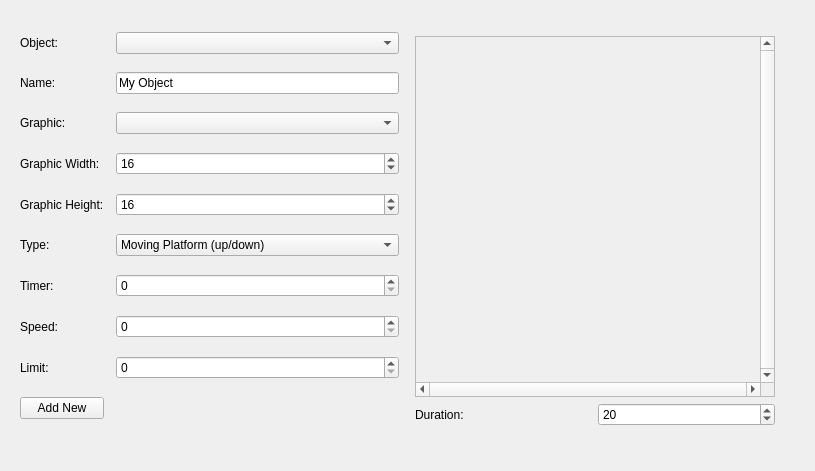
<?xml version="1.0" encoding="UTF-8"?>
<ui version="4.0">
 <class>object_tab</class>
 <widget class="QWidget" name="object_tab">
  <property name="geometry">
   <rect>
    <x>0</x>
    <y>0</y>
    <width>815</width>
    <height>471</height>
   </rect>
  </property>
  <property name="windowTitle">
   <string>Form</string>
  </property>
  <layout class="QGridLayout" name="gridLayout">
   <item row="0" column="0">
    <widget class="QWidget" name="horizontalWidget_2" native="true">
     <property name="sizePolicy">
      <sizepolicy hsizetype="Expanding" vsizetype="Expanding">
       <horstretch>0</horstretch>
       <verstretch>0</verstretch>
      </sizepolicy>
     </property>
     <property name="styleSheet">
      <string notr="true"/>
     </property>
     <layout class="QHBoxLayout" name="horizontalLayout_14">
      <property name="sizeConstraint">
       <enum>QLayout::SetNoConstraint</enum>
      </property>
      <property name="rightMargin">
       <number>20</number>
      </property>
      <item>
       <layout class="QGridLayout" name="gridLayout_13">
        <property name="bottomMargin">
         <number>20</number>
        </property>
        <item row="4" column="0" colspan="2">
         <widget class="QLabel" name="label_52">
          <property name="text">
           <string>Graphic Width: </string>
          </property>
         </widget>
        </item>
        <item row="5" column="2">
         <widget class="QSpinBox" name="graphic_h">
          <property name="minimum">
           <number>8</number>
          </property>
          <property name="maximum">
           <number>64</number>
          </property>
          <property name="value">
           <number>16</number>
          </property>
         </widget>
        </item>
        <item row="5" column="0">
         <widget class="QLabel" name="label_56">
          <property name="text">
           <string>Graphic Height:</string>
          </property>
         </widget>
        </item>
        <item row="3" column="2">
         <widget class="QComboBox" name="graphicfile_combo"/>
        </item>
        <item row="4" column="2">
         <widget class="QSpinBox" name="graphic_w">
          <property name="minimum">
           <number>8</number>
          </property>
          <property name="maximum">
           <number>64</number>
          </property>
          <property name="value">
           <number>16</number>
          </property>
         </widget>
        </item>
        <item row="1" column="0">
         <widget class="QLabel" name="label_58">
          <property name="text">
           <string>Name:</string>
          </property>
         </widget>
        </item>
        <item row="3" column="0">
         <widget class="QLabel" name="label_59">
          <property name="text">
           <string>Graphic:</string>
          </property>
         </widget>
        </item>
        <item row="6" column="2">
         <widget class="QComboBox" name="type_combo">
          <item>
           <property name="text">
            <string>Moving Platform (up/down)</string>
           </property>
          </item>
          <item>
           <property name="text">
            <string>Moving platform (left/right)</string>
           </property>
          </item>
          <item>
           <property name="text">
            <string>Disapearing Block</string>
           </property>
          </item>
          <item>
           <property name="text">
            <string>Energy Tank</string>
           </property>
          </item>
          <item>
           <property name="text">
            <string>Weapons Tank</string>
           </property>
          </item>
          <item>
           <property name="text">
            <string>Energy Pill (big)</string>
           </property>
          </item>
          <item>
           <property name="text">
            <string>Weapons Pill (big)</string>
           </property>
          </item>
          <item>
           <property name="text">
            <string>Enegy Pill (small)</string>
           </property>
          </item>
          <item>
           <property name="text">
            <string>Weapons Pill (small)</string>
           </property>
          </item>
          <item>
           <property name="text">
            <string>1 UP</string>
           </property>
          </item>
          <item>
           <property name="text">
            <string>Faller Platform</string>
           </property>
          </item>
          <item>
           <property name="text">
            <string>Flyier Platform</string>
           </property>
          </item>
         </widget>
        </item>
        <item row="6" column="0">
         <widget class="QLabel" name="label_60">
          <property name="text">
           <string>Type:</string>
          </property>
         </widget>
        </item>
        <item row="7" column="0">
         <widget class="QLabel" name="label_61">
          <property name="text">
           <string>Timer:</string>
          </property>
         </widget>
        </item>
        <item row="9" column="0">
         <widget class="QLabel" name="label_62">
          <property name="text">
           <string>Limit:</string>
          </property>
         </widget>
        </item>
        <item row="7" column="2">
         <widget class="QSpinBox" name="timer">
          <property name="maximum">
           <number>99999</number>
          </property>
         </widget>
        </item>
        <item row="9" column="2">
         <widget class="QSpinBox" name="limit">
          <property name="maximum">
           <number>99999</number>
          </property>
         </widget>
        </item>
        <item row="8" column="2">
         <widget class="QSpinBox" name="speed">
          <property name="maximum">
           <number>99999</number>
          </property>
         </widget>
        </item>
        <item row="8" column="0">
         <widget class="QLabel" name="label_63">
          <property name="text">
           <string>Speed:</string>
          </property>
         </widget>
        </item>
        <item row="10" column="0">
         <widget class="QPushButton" name="add_new_pushbutton">
          <property name="text">
           <string>Add New</string>
          </property>
         </widget>
        </item>
        <item row="0" column="0">
         <widget class="QLabel" name="label">
          <property name="text">
           <string>Object:</string>
          </property>
         </widget>
        </item>
        <item row="0" column="2">
         <widget class="QComboBox" name="objectlist_combo"/>
        </item>
        <item row="1" column="2">
         <widget class="QLineEdit" name="name">
          <property name="text">
           <string>My Object</string>
          </property>
         </widget>
        </item>
       </layout>
      </item>
      <item>
       <widget class="QWidget" name="verticalWidget_2" native="true">
        <property name="sizePolicy">
         <sizepolicy hsizetype="Ignored" vsizetype="Ignored">
          <horstretch>0</horstretch>
          <verstretch>0</verstretch>
         </sizepolicy>
        </property>
        <property name="maximumSize">
         <size>
          <width>16777215</width>
          <height>400</height>
         </size>
        </property>
        <property name="styleSheet">
         <string notr="true"/>
        </property>
        <layout class="QVBoxLayout" name="verticalLayout_9">
         <property name="leftMargin">
          <number>10</number>
         </property>
         <property name="topMargin">
          <number>1</number>
         </property>
         <item>
          <widget class="QWidget" name="verticalWidget_3" native="true">
           <property name="sizePolicy">
            <sizepolicy hsizetype="Ignored" vsizetype="Ignored">
             <horstretch>0</horstretch>
             <verstretch>0</verstretch>
            </sizepolicy>
           </property>
           <property name="styleSheet">
            <string notr="true"/>
           </property>
           <layout class="QVBoxLayout" name="verticalLayout_10">
            <property name="margin">
             <number>0</number>
            </property>
            <item>
             <widget class="QScrollArea" name="scrollArea_5">
              <property name="sizePolicy">
               <sizepolicy hsizetype="Expanding" vsizetype="Expanding">
                <horstretch>0</horstretch>
                <verstretch>0</verstretch>
               </sizepolicy>
              </property>
              <property name="verticalScrollBarPolicy">
               <enum>Qt::ScrollBarAlwaysOn</enum>
              </property>
              <property name="horizontalScrollBarPolicy">
               <enum>Qt::ScrollBarAlwaysOn</enum>
              </property>
              <property name="widgetResizable">
               <bool>false</bool>
              </property>
              <widget class="QWidget" name="scrollAreaWidgetContents_5">
               <property name="geometry">
                <rect>
                 <x>0</x>
                 <y>0</y>
                 <width>334</width>
                 <height>305</height>
                </rect>
               </property>
               <property name="sizePolicy">
                <sizepolicy hsizetype="Expanding" vsizetype="Expanding">
                 <horstretch>100</horstretch>
                 <verstretch>100</verstretch>
                </sizepolicy>
               </property>
               <property name="autoFillBackground">
                <bool>false</bool>
               </property>
               <widget class="npcPreviewArea" name="object_preview_area" native="true">
                <property name="geometry">
                 <rect>
                  <x>0</x>
                  <y>0</y>
                  <width>181</width>
                  <height>171</height>
                 </rect>
                </property>
                <property name="styleSheet">
                 <string notr="true"/>
                </property>
               </widget>
              </widget>
             </widget>
            </item>
           </layout>
          </widget>
         </item>
         <item>
          <layout class="QHBoxLayout" name="horizontalLayout_15">
           <item>
            <widget class="QLabel" name="label_64">
             <property name="sizePolicy">
              <sizepolicy hsizetype="Minimum" vsizetype="Minimum">
               <horstretch>0</horstretch>
               <verstretch>0</verstretch>
              </sizepolicy>
             </property>
             <property name="text">
              <string>Duration:</string>
             </property>
            </widget>
           </item>
           <item>
            <widget class="QSpinBox" name="spinBox_2">
             <property name="minimum">
              <number>5</number>
             </property>
             <property name="maximum">
              <number>9999</number>
             </property>
             <property name="value">
              <number>20</number>
             </property>
            </widget>
           </item>
          </layout>
         </item>
        </layout>
       </widget>
      </item>
     </layout>
    </widget>
   </item>
  </layout>
 </widget>
 <customwidgets>
  <customwidget>
   <class>npcPreviewArea</class>
   <extends>QWidget</extends>
   <header>npcpreviewarea.h</header>
   <container>1</container>
  </customwidget>
 </customwidgets>
 <resources/>
 <connections/>
</ui>
